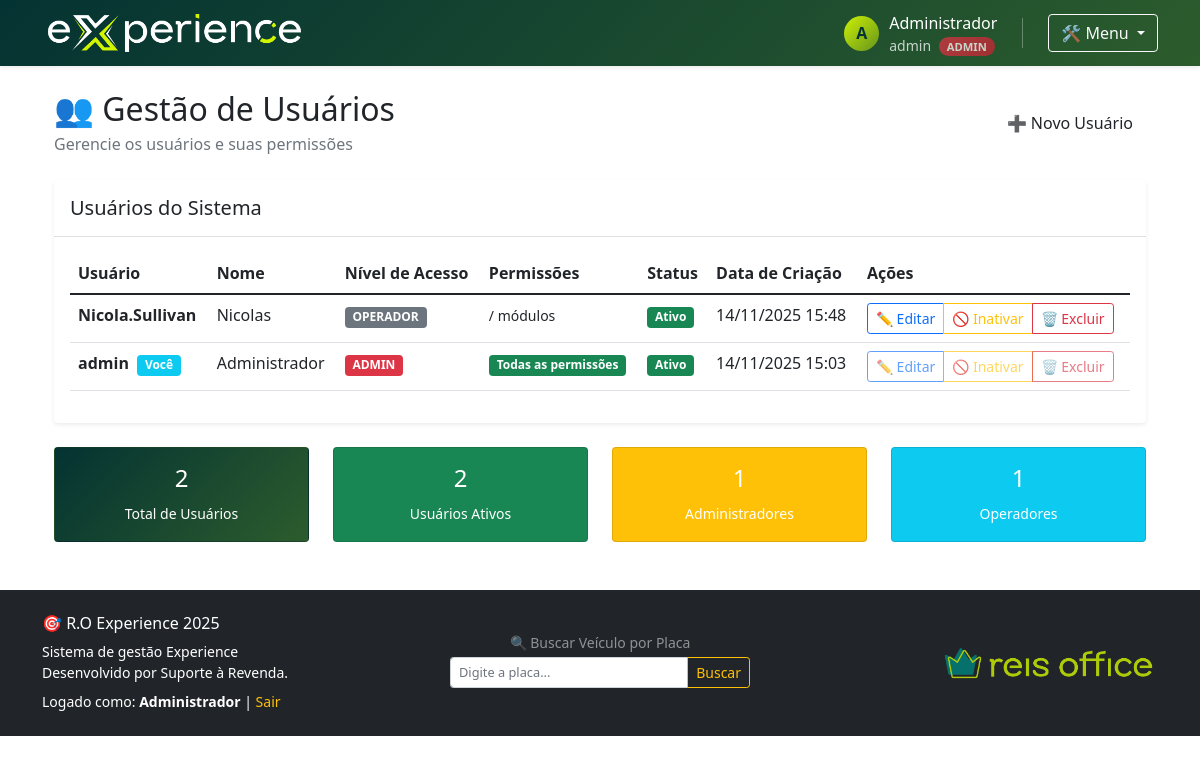
Screenshot of /gestao-usuarios (signed in) with the database file from the repository.
### app.py (models this page shows)
class Usuario(db.Model):
    id = db.Column(db.Integer, primary_key=True)
    username = db.Column(db.String(80), unique=True, nullable=False)
    password_hash = db.Column(db.String(200), nullable=False)
    nome = db.Column(db.String(100), nullable=False)
    nivel_acesso = db.Column(db.String(20), default='operador')  # admin/operador
    ativo = db.Column(db.Boolean, default=True)
    data_criacao = db.Column(db.DateTime, default=agora)
    permissoes = db.Column(db.Text, default='{}')  # JSON com permissões por módulo

### app.py (the view)
@app.route('/gestao-usuarios')
@login_required
@admin_required
def gestao_usuarios():
    usuarios = Usuario.query.order_by(Usuario.data_criacao.desc()).all()
    return render_template('gestao_usuarios.html',
                         usuarios=usuarios,
                         modulos_sistema=MODULOS_SISTEMA)

### app.py (called while the page is built, shortened)
def tem_permissao(modulo):
    if session.get('nivel_acesso') == 'admin':
        return True

def login_required(f):
    @wraps(f)
    def decorated_function(*args, **kwargs):
        if 'usuario_id' not in session:
            flash('🔐 Por favor, faça login para acessar esta página', 'info')
            return redirect(url_for('login'))
        return f(*args, **kwargs)
    return decorated_function

def admin_required(f):
    @wraps(f)
    def decorated_function(*args, **kwargs):
        if 'usuario_id' not in session or session.get('nivel_acesso') != 'admin':
            from flask import flash
            flash('Acesso negado. Permissão de administrador necessária.', 'error')
            return redirect(url_for('dashboard'))
        return f(*args, **kwargs)
    return decorated_function

@app.context_processor
def utility_processor():
    def check_permission_template(modulo):
        return tem_permissao(modulo)
    return dict(tem_permissao=check_permission_template)

### templates/gestao_usuarios.html (shortened to what this page needs)
{% extends "base.html" %}
{% block content %}
<div class="container-fluid">
    <div class="d-flex justify-content-between align-items-center mb-4">
        <div>
            <h2 class="mb-1">👥 Gestão de Usuários</h2>
            <p class="text-muted mb-0">Gerencie os usuários e suas permissões</p>
        </div>
        <button class="btn btn-primary-custom" data-bs-toggle="modal" data-bs-target="#modalNovoUsuario">
            ➕ Novo Usuário
        </button>
    </div>
    <div class="card border-0 shadow-sm">
        <div class="card-header bg-white py-3">
            <h5 class="card-title mb-0">Usuários do Sistema</h5>
        </div>
        <div class="card-body">
            <div class="table-responsive">
                <table class="table table-hover">
                    <thead>
                        <tr>
                            <th>Usuário</th>
                            <th>Nome</th>
                            <th>Nível de Acesso</th>
                            <th>Permissões</th>
                            <th>Status</th>
                            <th>Data de Criação</th>
                            <th>Ações</th>
                        </tr>
                    </thead>
                    <tbody>
                        {% for usuario in usuarios %}
                        <tr>
                            <td>
                                <strong>{{ usuario.username }}</strong>
                                {% if usuario.id == session.usuario_id %}
                                <span class="badge bg-info ms-1">Você</span>
                                {% endif %}
                            </td>
                            <td>{{ usuario.nome }}</td>
                            <td>
                                <span class="badge {% if usuario.nivel_acesso == 'admin' %}bg-danger{% else %}bg-secondary{% endif %}">
                                    {{ usuario.nivel_acesso|upper }}
                                </span>
                            </td>
                            <td>
                                {% if usuario.nivel_acesso == 'admin' %}
                                <span class="badge bg-success">Todas as permissões</span>
                                {% else %}
                                <small>
                                    {{ usuario.total_permissoes }}/{{ total_modulos }} módulos
                                </small>
                                {% endif %}
                            </td>
                            <td>
                                <span class="badge {% if usuario.ativo %}bg-success{% else %}bg-danger{% endif %}">
                                    {{ 'Ativo' if usuario.ativo else 'Inativo' }}
                                </span>
                            </td>
                            <td>{{ usuario.data_criacao.strftime('%d/%m/%Y %H:%M') }}</td>
                            <td>
                                <div class="btn-group btn-group-sm">
                                    <button class="btn btn-outline-primary"
                                            onclick="editarUsuario({{ usuario.id }})"
                                            {% if usuario.id == session.usuario_id %}disabled{% endif %}>
                                        ✏️ Editar
                                    </button>
                                    {% if usuario.ativo %}
                                    <button class="btn btn-outline-warning"
                                            onclick="alternarStatus({{ usuario.id }}, false)"
                                            {% if usuario.id == session.usuario_id %}disabled{% endif %}>
                                        🚫 Inativar
                                    </button>
                                    {% else %}
                                    <button class="btn btn-outline-success"
                                            onclick="alternarStatus({{ usuario.id }}, true)"
                                            {% if usuario.id == session.usuario_id %}disabled{% endif %}>
                                        ✅ Ativar
                                    </button>
                                    {% endif %}
                                    <button class="btn btn-outline-danger"
                                            onclick="excluirUsuario({{ usuario.id }}, '{{ usuario.username }}')"
                                            {% if usuario.id == session.usuario_id %}disabled{% endif %}>
                                        🗑️ Excluir
                                    </button>
                                </div>
                            </td>
                        </tr>
                        {% endfor %}
                    </tbody>
                </table>
            </div>
        </div>
    </div>
    <div class="row mt-4">
        <div class="col-md-3">
            <div class="card bg-primary-custom text-white">
                <div class="card-body text-center">
                    <h4>{{ usuarios|length }}</h4>
                    <small>Total de Usuários</small>
                </div>
            </div>
        </div>
        <div class="col-md-3">
            <div class="card bg-success text-white">
                <div class="card-body text-center">
                    <h4>{{ usuarios|selectattr('ativo')|list|length }}</h4>
                    <small>Usuários Ativos</small>
                </div>
            </div>
        </div>
        <div class="col-md-3">
            <div class="card bg-warning text-white">
                <div class="card-body text-center">
                    <h4>{{ usuarios|selectattr('nivel_acesso', 'equalto', 'admin')|list|length }}</h4>
                    <small>Administradores</small>
                </div>
            </div>
        </div>
        <div class="col-md-3">
            <div class="card bg-info text-white">
                <div class="card-body text-center">
                    <h4>{{ usuarios|selectattr('nivel_acesso', 'equalto', 'operador')|list|length }}</h4>
                    <small>Operadores</small>
                </div>
            </div>
        </div>
    </div>
</div>
{% endblock %}

### templates/base.html (shortened to what this page needs)
<!DOCTYPE html>
<html lang="pt-BR">
<head>
    <link href="{{ url_for('static', filename='js/libs/bootstrap/bootstrap.min.css') }}" rel="stylesheet">
</head>
<body>
    <nav class="navbar navbar-expand-lg navbar-dark bg-primary-custom shadow-sm">
        <div class="container">
            <div class="nav-content">
                <div class="brand-section">
                    <button class="logo-btn" onclick="window.location.href='/'">
                        <img src="{{ url_for('static', filename='images/logo02.png') }}" alt="Experience 2025" class="logo">
                    </button>
                </div>
                <div class="user-menu">
                    {% if session.usuario_id %}
                    <div class="user-info">
                        <div class="user-avatar">
                            {{ session.nome[0]|upper if session.nome else 'U' }}
                        </div>
                        <div>
                            <div class="fw-semibold">{{ session.nome }}</div>
                            <div class="small opacity-75">
                                {{ session.username }}
                                {% if session.nivel_acesso == 'admin' %}
                                <span class="admin-badge ms-1">ADMIN</span>
                                {% endif %}
                            </div>
                        </div>
                    </div>
                    <div class="dropdown">
                        <button class="btn btn-outline-light dropdown-toggle" type="button" data-bs-toggle="dropdown">
                            🛠️ Menu
                        </button>
                    </div>
                    {% else %}
                    <a href="{{ url_for('login') }}" class="btn btn-outline-light">
                        🔐 Entrar
                    </a>
                    {% endif %}
                </div>
            </div>
        </div>
    </nav>
    <div class="container mt-4">
        {% block content %}{% endblock %}
    </div>
    <footer class="bg-dark text-white mt-5 py-4">
        <div class="container">
            <div class="row align-items-center">
                <div class="col-md-4 footer-content">
                    <h6>🎯 R.O Experience 2025</h6>
                    <p class="mb-0 small">Sistema de gestão Experience</p>
                    <p class="mb-0 small">Desenvolvido por Suporte à Revenda.</p>
                    <p class="mb-0 small mt-2">
                        {% if session.usuario_id %}
                            Logado como: <strong>{{ session.nome }}</strong> |
                            <a href="{{ url_for('logout') }}" class="text-warning text-decoration-none">Sair</a>
                        {% else %}
                            <a href="{{ url_for('login') }}" class="text-warning text-decoration-none">Área Administrativa</a>
                        {% endif %}
                    </p>
                </div>
                <div class="col-md-4 text-center">
                    <div class="busca-veiculo-container">
                        <label class="form-label small text-white-50 mb-1">🔍 Buscar Veículo por Placa</label>
                        <div class="input-group input-group-sm">
                            <input type="text" class="form-control" id="buscaPlaca"
                                   placeholder="Digite a placa..." maxlength="8"
                                   style="font-size: 0.8rem;">
                            <button class="btn btn-outline-warning btn-sm" type="button" onclick="buscarVeiculo()">
                                Buscar
                            </button>
                        </div>
                    </div>
                </div>
                <div class="col-md-4 footer-logo-container text-md-end">
                    <img src="{{ url_for('static', filename='images/logo.png') }}" alt="Experience 2025" class="footer-logo">
                </div>
            </div>
        </div>
    </footer>
</body>
</html>

### templates/base.html (style rules this page uses)
:root { --primary-dark: #043333; --primary-light: #2c5c2c; --accent-green: #64941c; --accent-yellow: #cef005; --accent-olive: #426d23; }
.bg-primary-custom { background: linear-gradient(135deg, var(--primary-dark) 0%, var(--primary-light) 100%) !important; }
.logo { height: 50px; width: auto; transition: all 0.3s ease; cursor: pointer; border-radius: 8px; }
.logo-btn { background: none; border: none; padding: 0; margin: 0; cursor: pointer; transition: all 0.3s ease; }
.nav-content { display: flex; align-items: center; justify-content: space-between; width: 100%; }
.brand-section { display: flex; align-items: center; gap: 15px; }
.user-menu { display: flex; align-items: center; gap: 15px; }
.user-info { display: flex; align-items: center; gap: 10px; color: white; }
.user-avatar { width: 35px; height: 35px; border-radius: 50%; background: linear-gradient(135deg, var(--accent-yellow) 0%, var(--accent-green) 100%); display: flex; align-items: center; justify-content: center; font-weight: bold; color: var(--primary-dark); }
.admin-badge { background: linear-gradient(135deg, #dc3545 0%, #c82333 100%); color: white; padding: 2px 8px; border-radius: 12px; font-size: 0.7rem; font-weight: bold; }
.footer-logo { height: 40px; width: auto; opacity: 0.8; transition: opacity 0.3s ease; }
.busca-veiculo-container { max-width: 300px; margin: 0 auto; }

### rows the page displays
Usuario: nome "Administrador", username "admin", shows "Você", nivel_acesso "ADMIN", shows "Todas as permissões", ativo "Ativo", data_criacao "14/11/2025 15:03"
Usuario: username "Nicola.Sullivan", nome "Nicolas", nivel_acesso "OPERADOR", ativo "Ativo", data_criacao "14/11/2025 15:48"

### other values shown
{{ session.nome[0]|upper if session.nome else 'U' }} "A"
{{ session.username }} "admin"
{{ usuarios|length }} "2"
{{ usuarios|selectattr('ativo')|list|length }} "2"
{{ usuarios|selectattr('nivel_acesso', 'equalto', 'admin')|list|length }} "1"
{{ usuarios|selectattr('nivel_acesso', 'equalto', 'operador')|list|length }} "1"
